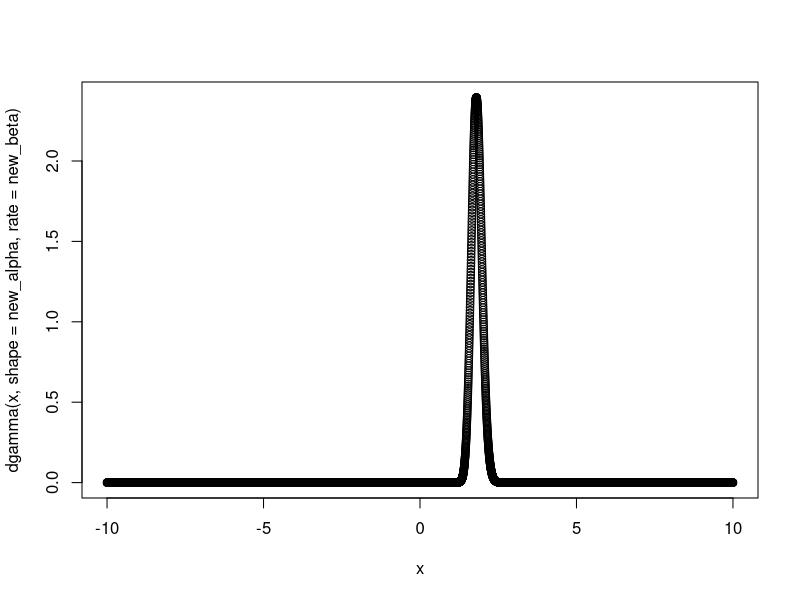
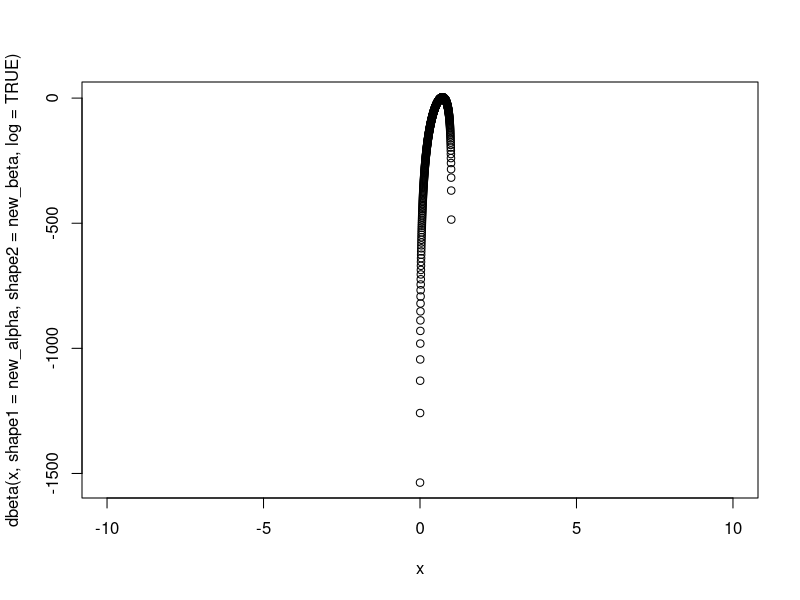
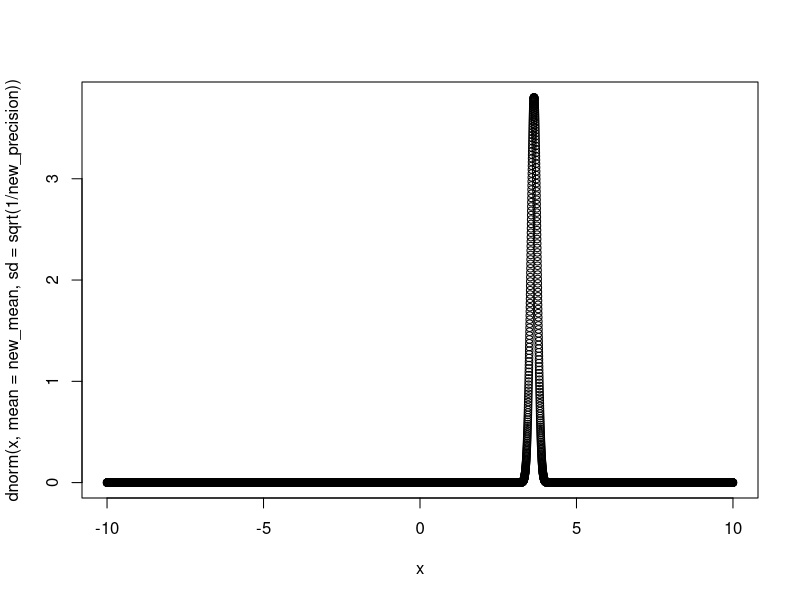
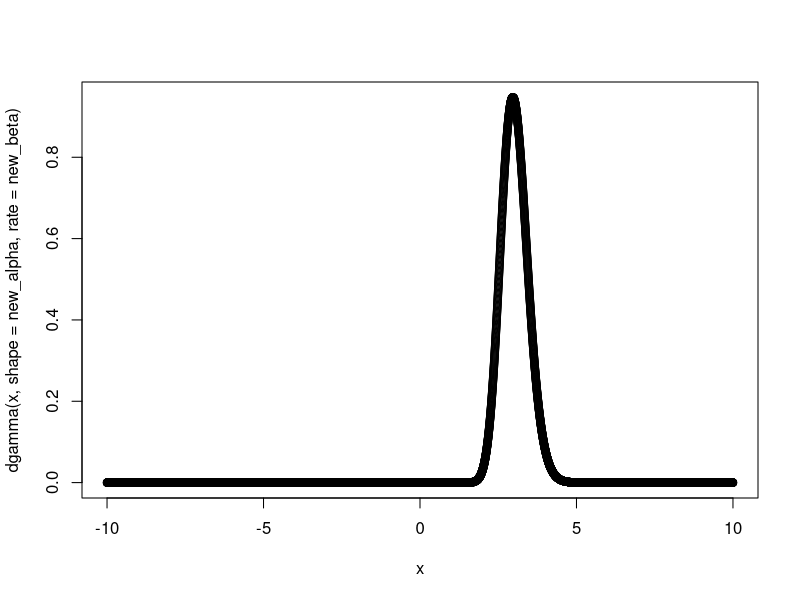
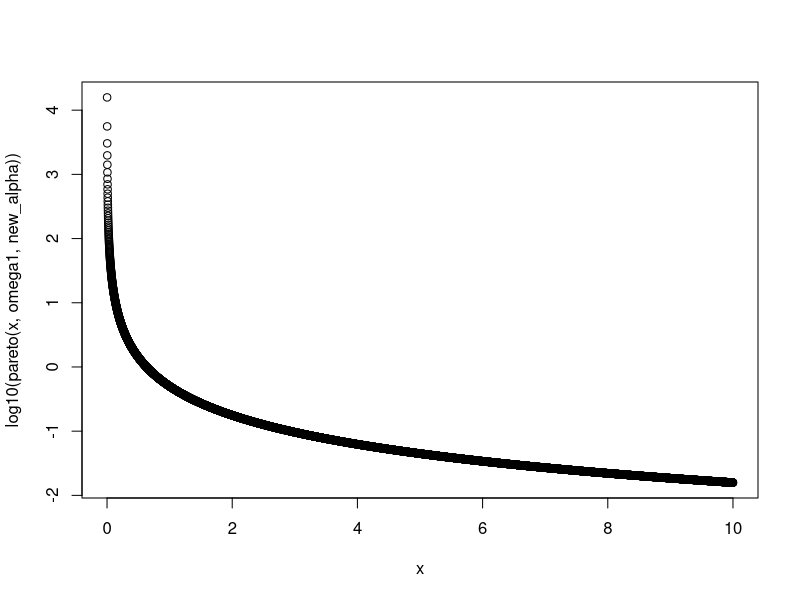

The R source for these figures, in order:
## ---- chunk 1
n=50
x0<-rpois(n, lambda = 2)
pois_conju<-function(vec, alpha, beta){
 len=length(vec)
 new_alpha=alpha+sum(vec)
 new_beta=beta+len
 cat("Original: Gamma distribution with  shape alpha=%f,  rate beta=%f\n", alpha, beta)
 cat("Now : Gamma distribution with shape alpha'=%f , rate beta'=%f", new_alpha, new_beta)
 x<-x <- seq(-10, 10, length=10000)
 plot(x, dgamma(x, shape = new_alpha, rate = new_beta))
}
pois_conju(x0, alpha=2, beta=15)
## ---- chunk 2
n1=50
x1<-rbinom(n=n1, size=7, prob=0.7)
binom_conju<-function(vec, alpha, beta, size){
 len=length(vec)
 new_alpha=alpha+sum(vec)
 new_beta=beta+len*size-sum(vec)
 x<-x <- seq(-10, 10, length=10000)
 plot(x, dbeta(x, shape1 = new_alpha, shape2 = new_beta, log = TRUE) )
}
binom_conju(x1, alpha=4.2, beta=.5, size=7)
## ---- chunk 3
n2<-50
x2<-rnorm(n2, mean = 4, sd=0.75)
norm_conju<-function(vec, mean, precision, r){
  len=length(vec)
  new_mean=(precision*mean+ len*r*mean(vec))/(precision+n*r)
  new_precision=precision+n*r
  x<-x <- seq(-10, 10, length=10000)
 plot(x, dnorm(x, mean=new_mean, sd=sqrt(1/new_precision)))
}
norm_conju(x2, -11, 2, r=1/0.75^2) 
## ---- chunk 4
n3<-50
x3<-rexp(n3, rate=3)
exp_conju<-function(vec, alpha, beta){
len=length(vec)
new_alpha=alpha+len
new_beta=beta+sum(vec)
x<-x <- seq(-10, 10, length=10000)
plot(x, dgamma(x, shape=new_alpha, rate = new_beta ))
}
exp_conju(x3, alpha= 0.76, beta=0.2)
## ---- chunk 5
n4<-50
x4<-runif(n3)
pareto<-function(x, eta, theta){
  return ( (theta*eta^(theta))/x^(theta+1) )
}
unif_conju<-function(vec, omega0, alpha){
  len=length(vec)
  omega1<-max(c(omega0, vec))
  new_alpha=alpha+len
  x<-x <- seq(0, 10, length=10000)
  plot(x, log10(pareto(x, omega1, new_alpha) ) )
}
unif_conju(x4, 1, -49.5)

